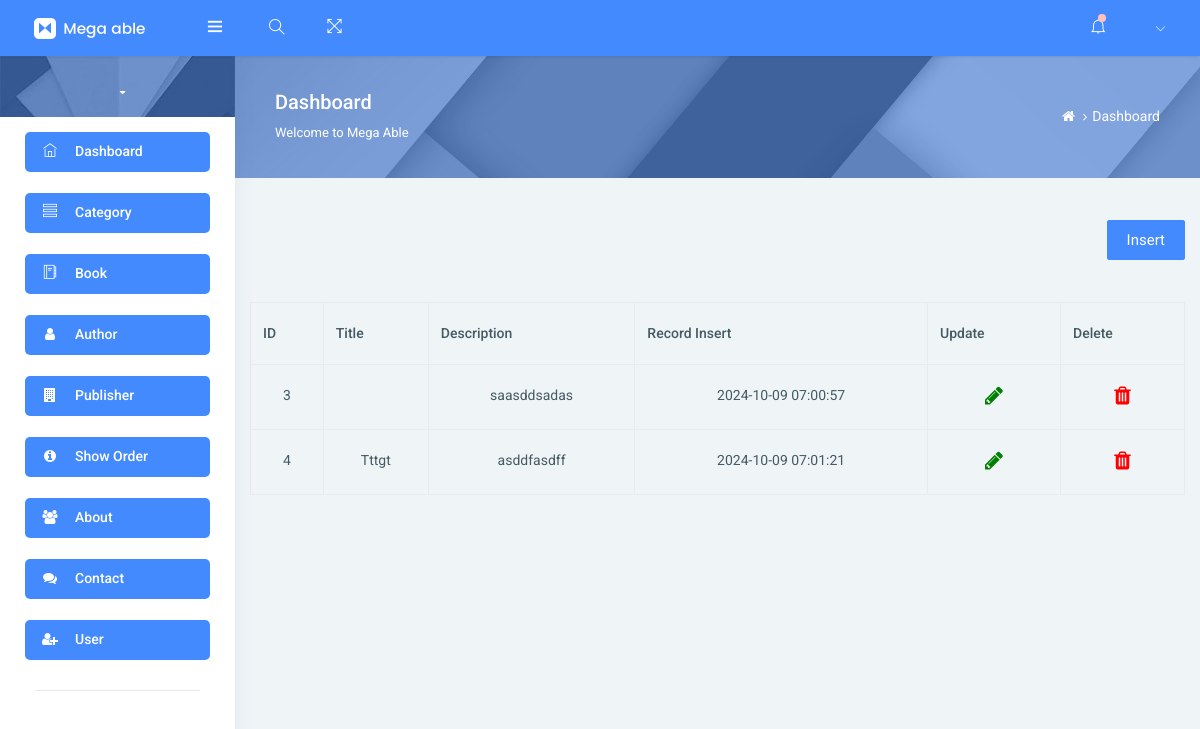
The page /admin/showaboutus.php on the database its author committed.
### tables this page shows
CREATE TABLE `about_us` (
  `AboutID` int(11) NOT NULL,
  `Title` varchar(30) NOT NULL,
  `Description` varchar(1000) NOT NULL,
  `Record_insert` timestamp NOT NULL DEFAULT current_timestamp()
);

### admin/showaboutus.php (the view, shortened to what this page needs)
<!DOCTYPE html>
<html lang="en">
<head>
</head>
<body>
    <?php include "header.php"; ?>
    <br><br>
    <div class="container">
    <div class="d-grid gap-2 d-md-flex justify-content-md-end">
  <a href="addaboutus.php"class="btn btn-primary">Insert</a>
</div>
    <br><br>
        <table class="table table-bordered">
            <tr>
            <th>ID</th>
            <th>Title</th>
            <th>Description</th>
            <th>Record Insert</th>
            <th>Update</th>
            <th>Delete</th>
            </tr>
            <?php
        $query="SELECT * FROM `about_us`";
        $result=mysqli_query($conn,$query);
        while($row=mysqli_fetch_array($result))
        {
        echo "<tr>";
        echo "<td>".$row[0]."</td>";
        echo "<td>".$row[1]."</td>";
        echo "<td>".$row[2]."</td>";
        echo "<td>".$row[3]."</td>";
        echo '<td><a href="updateaboutus.php?update='.$row[0].'"><i class="fa fa-solid fa-pencil" style="font-size: 21px;color: green;"></i></a></td>';
        echo '<td><a href="deleteaboutus.php?delete='.$row[0].'"><i class="fa fa-solid fa-trash" style="font-size: 21px;color: red;"></i></a></td>';
        echo "</tr>";
    }
    ?>
        </table>
    </div>
    <?php include "footer.php"; ?>
</body>
</html>

### admin/showaboutus.php (style rules this page uses)
td,th,h1 { text-align: center; }

### rows shown on the page
about_us: AboutID "3", Description "saasddsadas", Record_insert "2024-10-09 07:00:57"
about_us: AboutID "4", Title "Tttgt", Description "asddfasdff", Record_insert "2024-10-09 07:01:21"
